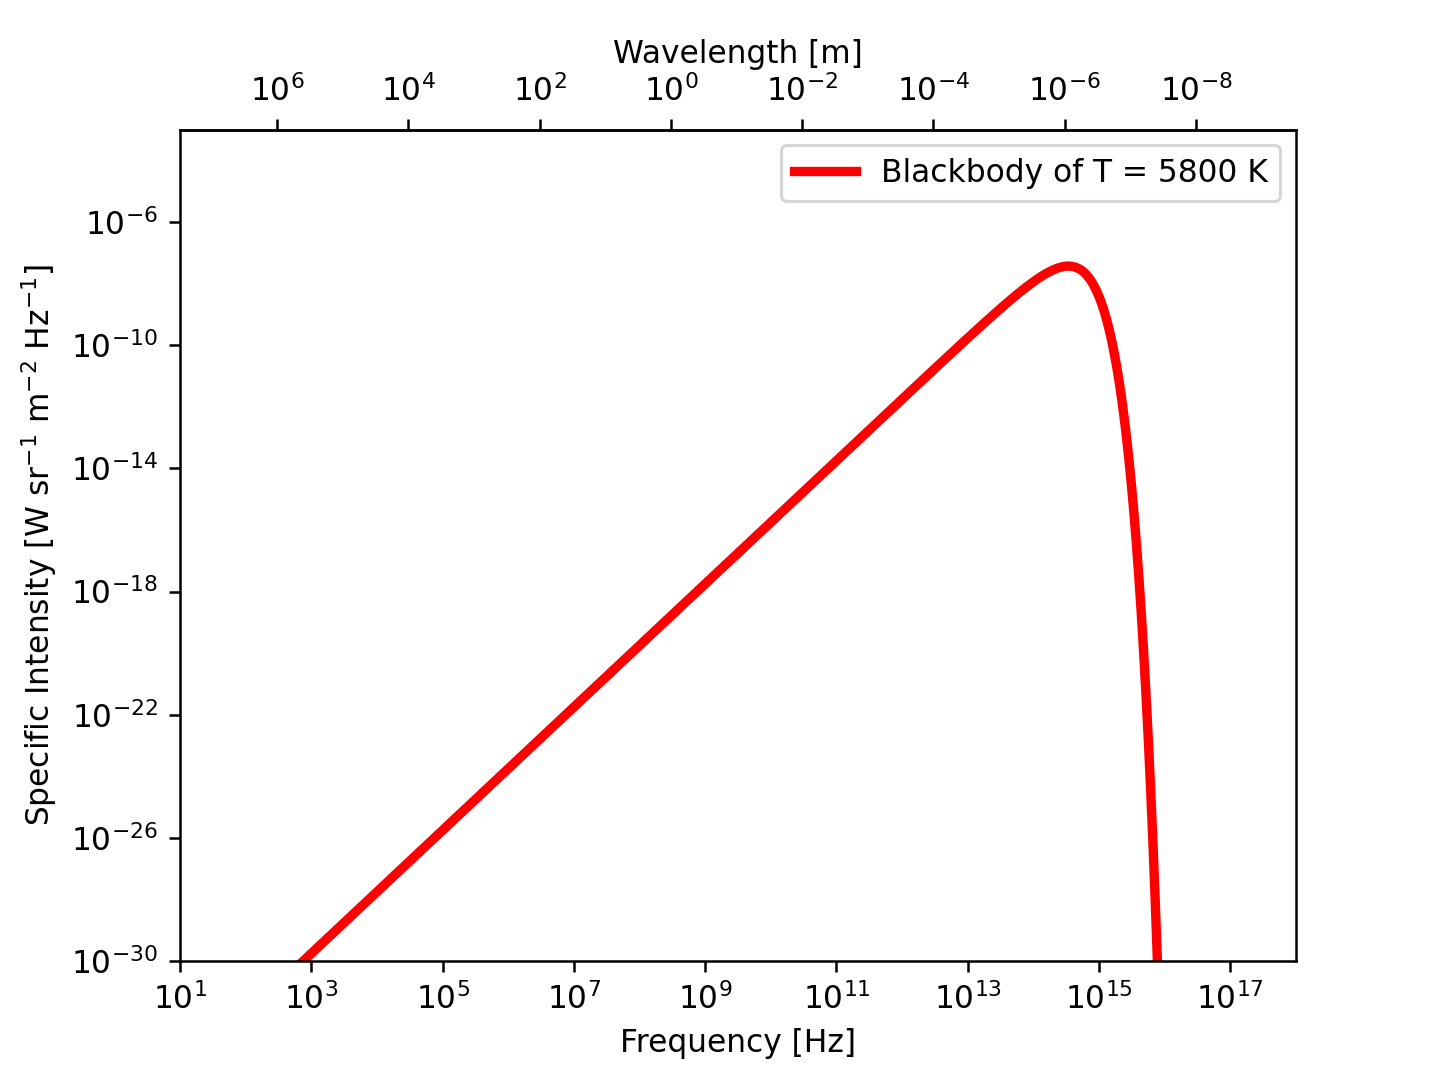

Recreate this plot in Python.
#!/usr/pkg/bin/python3.9

#
# Time-stamp: <2022/11/13 14:54:37 (CST) daisuke>
#

# importing numpy module
import numpy

# importing scipy module
import scipy.constants

# importing matplotlib module
import matplotlib.figure
import matplotlib.backends.backend_agg

# output file name
file_output = 'ai202209_s09_00_13.png'

#
# function to calculate blackbody curve
#
def bb_nu (frequency, T):
    # speed of light
    c = scipy.constants.physical_constants['speed of light in vacuum']

    # Planck constant
    h = scipy.constants.physical_constants['Planck constant']

    # Boltzmann constant
    k = scipy.constants.physical_constants['Boltzmann constant']

    # calculation of Planck function
    blackbody = 2.0 * h[0] * frequency**3 / c[0]**2 \
        / (numpy.exp (h[0] * frequency / (k[0] * T) ) - 1.0 )

    # returning blackbody curve
    return (blackbody)

# temperature of blackbody
T = 5800.0

# printing temperature of blackbody
print (f'Temperature:')
print (f'  T = {T} K')

# range of frequency (from 10**0 Hz to 10**16 Hz)
frequency_min = 0.0
frequency_max = 16.0

# frequency in Hz
frequency = numpy.logspace (frequency_min, frequency_max, num=16001)

# T = 5800 K blackbody spectrum
bb_5800 = bb_nu (frequency, T)

# printing Planck function
print (f'Frequency:')
print (f'{frequency}')
print (f'Planck function:')
print (f'{bb_5800}')

# making objects "fig", "canvas", and "ax"
fig    = matplotlib.figure.Figure ()
canvas = matplotlib.backends.backend_agg.FigureCanvasAgg (fig)
ax     = fig.add_subplot (111)

# labels
ax.set_xlabel ('Frequency [Hz]')
ax.set_ylabel ('Specific Intensity [W sr$^{-1}$ m$^{-2}$ Hz$^{-1}$]')

# axes
ax.set_xscale ('log')
ax.set_yscale ('log')
ax.set_xlim (10**1, 10**18)
ax.set_ylim (10**-30, 10**-3)

# make secondary X-axis
c   = scipy.constants.physical_constants['speed of light in vacuum'][0]
ax2 = ax.secondary_xaxis (location='top', \
                          functions=(lambda x: c/x, lambda x: c/x) )
ax2.set_xlabel ('Wavelength [m]')

# plotting data
ax.plot (frequency, bb_5800, linestyle='-', color='r', \
         linewidth=3, label='Blackbody of T = 5800 K')
ax.legend ()

# saving the plot into a file
fig.savefig (file_output, dpi=225)
